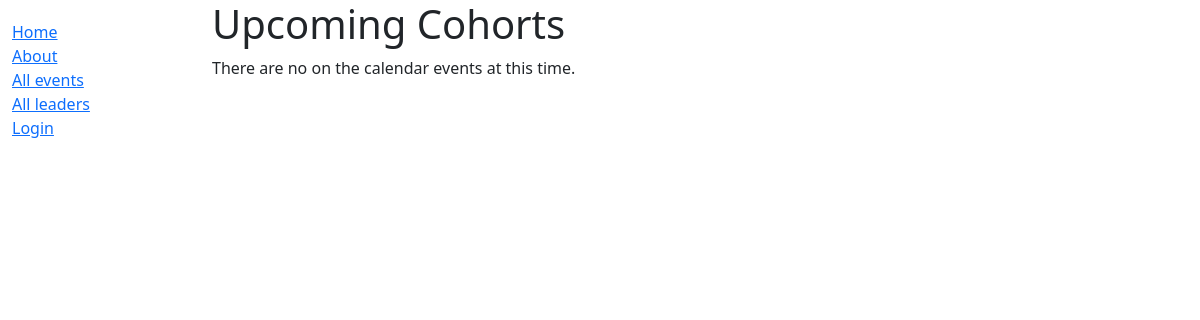
/catalog/cohorts/, run on an earlier commit of the app's database.
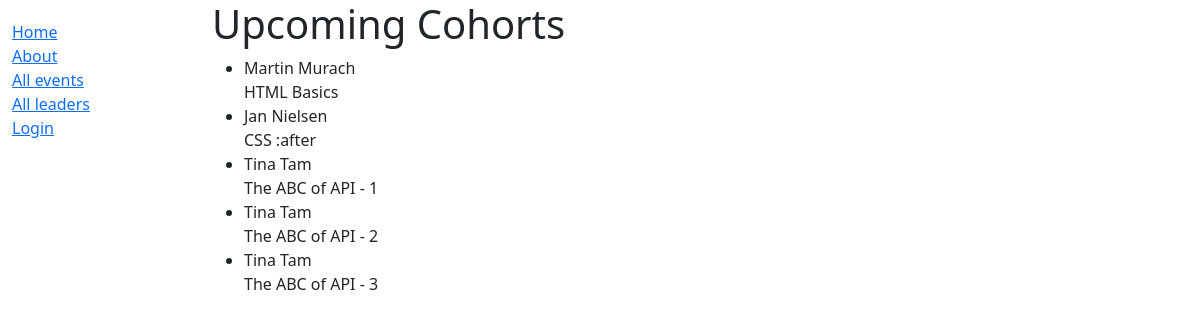
And on a later commit of the database.
### catalog/models.py (models this page shows, shortened)
class Cohort(models.Model):
    leader = models.ForeignKey('Leader', related_name="cohorts",
                               on_delete=models.SET_NULL, null=True )
    event = models.ForeignKey('Event', related_name="cohorts",
                               on_delete=models.SET_NULL, null=True)
    student = models.ForeignKey(User,
                                on_delete=models.SET_NULL,
                                null=True,
                                blank=True)

class Leader(models.Model):
    id = models.AutoField(auto_created=True,
                          primary_key=True,
                          serialize=False,
                          verbose_name='ID')
    first_name = models.CharField(max_length=100)
    last_name = models.CharField(max_length=100)
    email = models.EmailField(max_length=254,
                             unique=True)
    phone = PhoneNumberField(null=False,
                             blank=False,
                             unique=True,
                             help_text='Contact phone number')
    events = models.ManyToManyField(Event, through="Cohort", related_name="leader")
    class Meta:
        ordering = ['last_name', 'first_name']
    def __str__(self):
        return f'{self.first_name} {self.last_name}'

class Event(models.Model):
    id = models.AutoField(auto_created=True,
                          primary_key=True,
                          serialize=False,
                          verbose_name='ID')
    title = models.CharField(max_length=200)
    date = models.DateTimeField(blank=True)
    attendees = models.IntegerField(default=20)
    description = models.TextField(max_length=1000,
                                   help_text='Enter a brief description of tevent')
    level = models.ManyToManyField(Level,
                                   help_text='Select a level for this event')
    language = models.ManyToManyField(Language,
                                      help_text='Select a language for this event')
    image = models.ImageField(upload_to='static/img/')
    def __str__(self):
        return self.title

### catalog/views.py (the view)
# urls.py: path("cohorts/", views.CohortListView.as_view(), name="cohorts"),
class CohortListView(generic.ListView):
    template_name = "cohorts.html"
    model = Cohort
    context_object_name = 'cohort_list'
    paginate_by = 10

### catalog/templates/cohorts.html
{% extends "base_generic.html" %}
{% block content %}
  <h1>Upcoming Cohorts</h1>
  {% if cohort_list %}
    <ul>
    {% for cohort in cohort_list %}
        <li>
            {{ cohort.leader }}<br>
            {{ cohort.event }}<br>
        </li>
    {% endfor %}
    </ul>
  {% else %}
    <p>There are no on the calendar events at this time.</p>
  {% endif %}
{% endblock %}

What changed in the data, as far as the page shows it:
added Cohort: leader "Martin Murach", event "HTML Basics"
added Cohort: leader "Jan Nielsen", event "CSS :after"
added Cohort: leader "Tina Tam", event "The ABC of API - 1"
added Cohort: leader "Tina Tam", event "The ABC of API - 2"
added Cohort: leader "Tina Tam", event "The ABC of API - 3"
Also different on the page:
text no longer shown: "There are no on the calendar events at this time."
